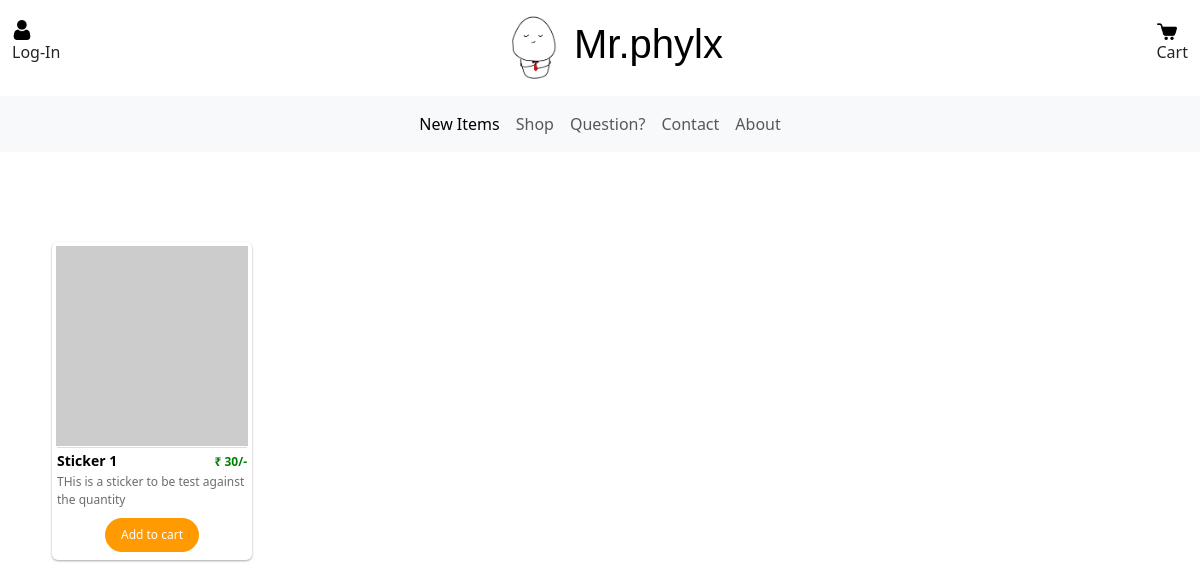
Page /shop on the committed database.
### PratyushDoodlesApp/models/ProductModel.py (models this page shows, shortened)
class Product(db.Model):
    __tablename__ = 'product'
    id = db.Column(db.Integer, primary_key=True)
    name = db.Column(db.String(255), nullable=False)
    description = db.Column(db.String(255), nullable=False)
    price = db.Column(db.Integer, nullable=False)
    stock_quantity = db.Column(db.Integer, nullable=False)
    product_images = db.relationship('ProductImage', backref = 'of_product', lazy=True)

### PratyushDoodlesApp/business/shop.py (the view)
@shop_bp.route('/shop')
def shop():
    user = get_current_user()
    products = Product.query.all()
    data = {'user': user}
    if len(products) == 0:
        data['show_error'] = "No Products Listed!"
    else:
        data['products'] = products
    return render_template('shop.html', data = data)

### PratyushDoodlesApp/business/util.py (called while the page is built)
def get_current_user():
    user_id = session.get('user_id')
    if user_id:
        return User.query.filter_by(id = user_id).first()
    return None

### PratyushDoodlesApp/templates/shop.html
{% extends 'ui/base_page.html' %}
{% block content %}
<div class="container text-center">
    <div class="shell">
        <div class="row">
            {% if data.products %}
                {% for product in data.products %}
                <div style="width: 250px;">
                    {% with product=product %}
                        {% include 'ui/product_card.html' %}
                    {% endwith %}
                </div>
                {% endfor %}
            {% endif %}
        </div>
    </div>
</div>
{% endblock %}

### PratyushDoodlesApp/templates/ui/base_page.html (shortened to what this page needs)
{% extends 'ui/base_layout.html' %}
{% block body %}
<nav class="navbar">
    <div class="container-fluid">
        {% if data.user %}
        <div class="navbar-item align-center-horizontal" data-bs-toggle="collapse"
            data-bs-target="#navbarToggleExternalContent" aria-expanded="false" aria-label="Toggle navigation"
            alt="Logo">
            <img class="ic-20" src="{{ url_for('static', filename='images/ic_user.png') }}">
            <p>
                Profile
            </p>
        </div>
        {% else %}
        <a class="nav-link " href="{{ url_for('auth.login') }}">
            <div class="navbar-item align-center-horizontal" alt="Logo">
                <img class="ic-20" src="{{ url_for('static', filename='images/ic_user.png') }}">
                <p>
                    Log-In
                </p>
            </div>
        </a>
        {% endif %}
        <div class="header-item">
            <img class="header-logo" src="{{ url_for('static', filename='images/logo.png') }}" alt="Logo">
            <h1>Mr.phylx</h1>
        </div>
        <div class="navbar-item align-center-horizontal" id="nav-cart-button" data-bs-toggle="offcanvas"
            data-bs-target="#offcanvasNavbar" aria-controls="offcanvasNavbar" aria-label="Toggle navigation">
            <img class="ic-20" src="{{ url_for('static', filename='images/ic_cart.png') }}">
            <p>
                Cart
            </p>
        </div>
    </div>
</nav>
<nav class="navbar sticky-top navbar-expand-lg bg-body-tertiary">
    <div class="container-fluid">
        <div class="collapse navbar-collapse" id="navbarNav">
            <div class="container">
                <ul class="navbar-nav">
                    <li class="nav-item">
                        <a class="nav-link active" href="{{ url_for('home.home') }}">New Items</a>
                    </li>
                    <li class="nav-item">
                        <a class="nav-link" href="{{ url_for('shop.shop') }}">Shop</a>
                    </li>
                    <li class="nav-item">
                        <a class="nav-link" href="{{ url_for('others.questions') }}">Question?</a>
                    </li>
                    <li class="nav-item">
                        <a class="nav-link" href="{{ url_for('others.contact') }}">Contact</a>
                    </li>
                    <li class="nav-item">
                        <a class="nav-link" href="{{ url_for('others.about') }}">About</a>
                    </li>
                </ul>
            </div>
        </div>
</nav>
{% block content %}
{% endblock content %}
{% endblock body %}

### PratyushDoodlesApp/templates/ui/base_layout.html (shortened to what this page needs)
<!DOCTYPE html>
<html lang="en">
<head>
    <link rel="stylesheet" href="{{ url_for('static', filename='styles/styles.css') }}">
    <link href="https://cdn.jsdelivr.net/npm/bootstrap@5.3.2/dist/css/bootstrap.min.css" rel="stylesheet">
</head>
<body>
    {% block body %}
    {% endblock body %}
</body>
</html>

### PratyushDoodlesApp/templates/ui/product_card.html
<div class="wsk-cp-product">
    <img class="wsk-cp-img" src="{{ product.product_images[0].picture_url }}" alt="Product" class="img-responsive" />
    <div class="card-header">
        <div class="wcf-left"><span class="product-name">{{ product.name }}</span></div>
        <div class="wcf-right"> <span class="product-price"> ₹ {{ product.price }}/-</span></div>
    </div>
    <div>
        <div class="card-description">
            <span class="">{{ product.description }}</span>
        </div>
        <span class="buy-btn"  product_id="{{ product.id }}" onclick="addItemToCart(this)">Add to cart</span>
    </div>
</div>

### PratyushDoodlesApp/static/styles/custom.css (style rules this page uses)
* { margin: 0; padding: 0; box-sizing: border-box; }
body { margin: 0; padding: 0; }
.navbar { background-color: white; }
.header-item { display: flex; align-items: center; color: black; font-family: 'Gill Sans', 'Gill Sans MT', Calibri, 'Trebuchet MS', sans-serif; }
.header-item img { width: 80px; height: 80px; }
.navbar-nav { justify-content: center; }
.ic-20 { width: 20px; height: 20px; }
.align-center-horizontal { align-items: center; }

### PratyushDoodlesApp/static/styles/product_card.css (style rules this page uses)
body { font-family: 'Muli', sans-serif; background: #ddd; }
.shell { padding: 80px 0; }
.wsk-cp-product { margin: 10px; height: auto; width: 200px; background: #fff; padding: 4px; border-radius: 6px; box-shadow: 0 1px 3px rgba(0, 0, 0, 0.12), 0 1px 2px rgba(0, 0, 0, 0.24); }
.wsk-cp-img { height: 200px; width: 100%; }
.card-header { margin: 1px; border-top: 1px solid #ddd; }
.card-header:after, .card-header:before { content: ''; display: table; }
.card-header:after { clear: both; }
.card-header .wcf-left { float: left; }
.card-header .wcf-right { float: right; }
.product-name { font-size: 14px; width: 50%; text-align: left; font-weight: bold; color: rgb(0, 0, 0); }
.product-price { font-size: 12px; color: green; font-weight: bold; }
.card-description { margin: 1px; font-size: 12px; width: 100%; text-align: left; color: rgb(109, 109, 109); }
.buy-btn { display: inline-block; color: #fefefe; text-align: left; font-size: 12px; transition: all 0.2s ease-in-out; border-color: #141414; background: #ff9a02; padding: 8px 16px; border-radius: 27px; margin: 0px 2px; margin-top: 8px; margin-bottom: 4px; }

### rows in the picture
Product: name "Sticker 1", price "30", description "THis is a sticker to be test against the quantity"
